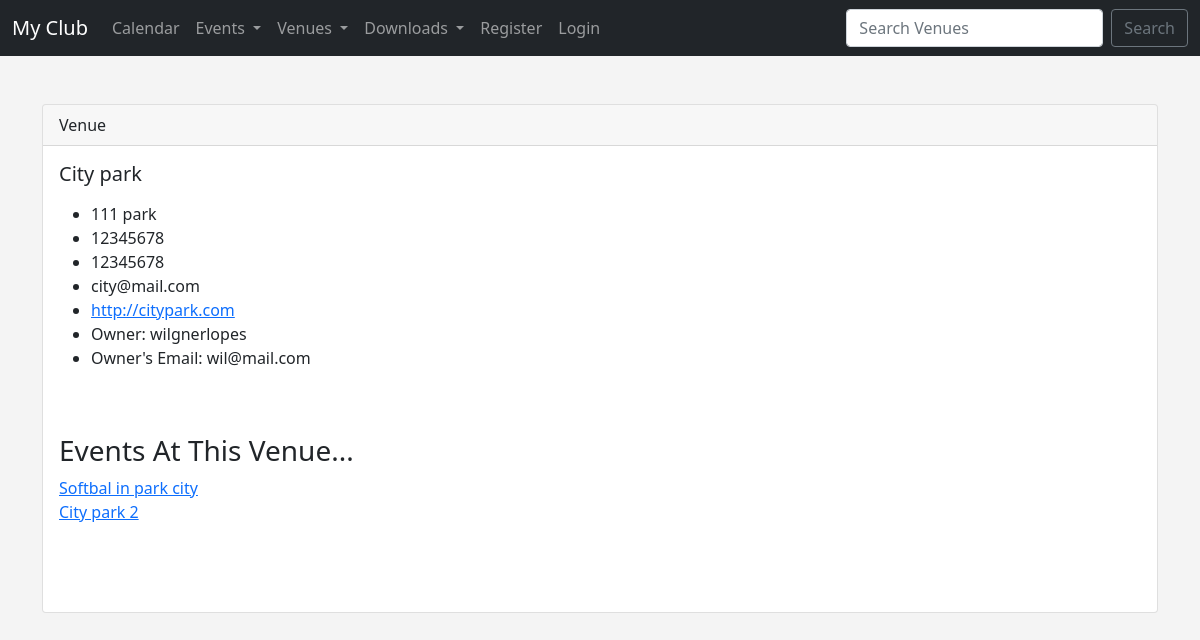
Page /show_venue/1 on the committed database.
### events/models.py (models this page shows, shortened)
class Venue(models.Model):
    name = models.CharField("Venue Name", max_length=120)
    address = models.CharField(max_length=300)
    zip_code = models.CharField("Zip Code", max_length=15)
    phone = models.CharField("Contact Phone", max_length=25, blank=True)
    web = models.URLField("Website address", blank=True)
    email_address = models.EmailField("Email Address", blank=True)
    owner = models.IntegerField("Venue Owner", blank=False, default=1)
    venue_image = models.ImageField(null=True, blank=True, upload_to="images/")
    def __str__(self) -> str:
        return self.name

class Event(models.Model):
    name = models.CharField('Event Name', max_length=120)
    event_date = models.DateTimeField('Event Date')
    venue = models.ForeignKey(
        Venue, blank=True, null=True, on_delete=models.CASCADE)
    manager = models.ForeignKey(
        User, blank=True, null=True, on_delete=models.SET_NULL)
    description = models.TextField(blank=True)
    attendees = models.ManyToManyField(MyClubUser, blank=True)
    approved = models.BooleanField('Aprroved', default=False)
    def __str__(self):
        return self.name

### events/views.py (the view)
# urls.py: path('show_venue/<venue_id>', views.show_venue, name='show-venue'),
def show_venue(request, venue_id):
    venue = Venue.objects.get(pk=venue_id)
    venue_owner = User.objects.get(pk=venue.owner)
    events = venue.event_set.all()
    return render(request, 'events/show_venue.html',
                  {'venue': venue,
                   'venue_owner': venue_owner,
                   'events': events})

### events/templates/events/show_venue.html (shortened to what this page needs)
{% extends 'events/base.html' %} {% block content %}
<div class="card">
  <div class="card-header">Venue</div>
  <div class="card-body">
    <h5 class="card-title">{{ venue }}</h5>
    <ul>
      <li>{{ venue.address }}</li>
      <li>{{ venue.zip_code }}</li>
      <li>{{ venue.phone }}</li>
      <li>{{ venue.email_address }}</li>
      <li><a href="{{ venue.web }}">{{ venue.web }}</a></li>
      <li>Owner: {{ venue_owner }}</li>
      <li>Owner's Email: {{ venue_owner.email }}</li>
    </ul>
    <br />
    <br />
    <h3>Events At This Venue...</h3>
    {% if events %} {% for event in events %}
    <a href="{% url 'show-event' event.id %}">{{ event}}</a><br />
    {% endfor %}
    <br />
    {% else %} No Events Scheduled At This Time. {% endif %}
  </div>
  <br /><br />
</div>
<br />
{% endblock %}

### events/templates/events/base.html (style rules this page uses)
body { background: #f4f4f4; }

### rows in the picture
Venue: name "City park", address "111 park", zip_code "12345678", phone "12345678", email_address "city@mail.com", web "http://citypark.com"
Event: name "Softbal in park city"
Event: name "City park 2"

### other values in the picture
{{ venue_owner }} "wilgnerlopes"
{{ venue_owner.email }} "wil@mail.com"
